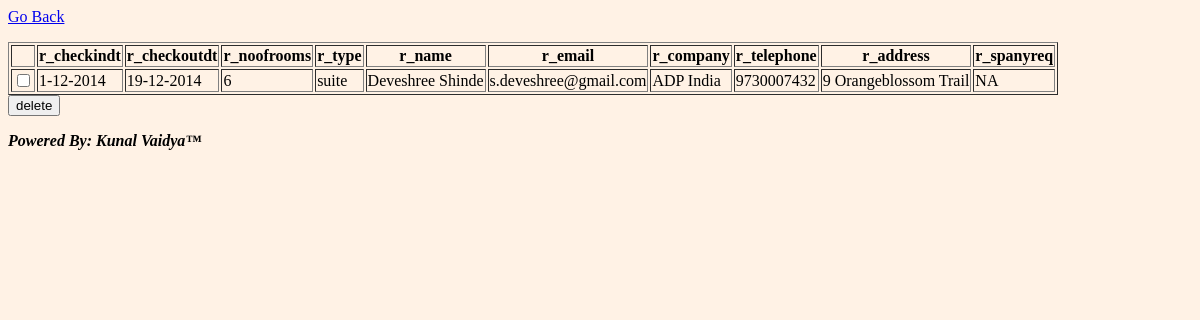
The page /delres.php on the database its author committed.
### tables this page shows
CREATE TABLE IF NOT EXISTS `reservation` (
  `r_id` int(30) NOT NULL DEFAULT '0',
  `r_chkindt` varchar(50) NOT NULL DEFAULT '',
  `r_chkoutdt` varchar(50) NOT NULL DEFAULT '',
  `r_rooms` varchar(20) NOT NULL DEFAULT '0',
  `r_type` varchar(20) NOT NULL DEFAULT '',
  `r_name` varchar(50) NOT NULL DEFAULT '',
  `r_email` varchar(100) NOT NULL DEFAULT '',
  `r_company` varchar(50) NOT NULL DEFAULT '',
  `r_phone` varchar(20) NOT NULL DEFAULT '0',
  `r_address` varchar(200) NOT NULL DEFAULT '',
  `r_spanyreq` varchar(200) NOT NULL DEFAULT ''
);

### delres.php (the view, shortened to what this page needs)
<html>
<head>
	<link rel="stylesheet" href="style.css" />
</head>
<body>
	<p><a href="reservation.php">Go Back</a></p>
<form action=deleres.php method=POST>
<?php
	$qrysel="select * from reservation";
	$rs=mysql_query($qrysel);
	echo "<table border=1>";
	echo "<tr>
		<th></th><th>r_checkindt</th><th>r_checkoutdt</th>
		<th>r_noofrooms</th><th>r_type</th><th>r_name</th>
		<th>r_email</th><th>r_company</th><th>r_telephone</th><th>r_address</th><th>r_spanyreq</th>
	</tr>";
	while($v=mysql_fetch_array($rs))
	{
		echo"<tr>";
		echo "<td><input type=checkbox name=chkd".$v['r_id']." value=".$v['r_id']."></td>";
		echo "<td>".$v[1]."</td>";
		echo "<td>".$v[2]."</td>";
		echo "<td><input type=hidden name=txtq".$v['r_id']." value=".$v['r_rooms'].">".$v['r_rooms']."</td>";
		echo "<td><input type=hidden name=txtt".$v['r_id']." value=".$v['r_type'].">".$v['r_type']."</td>";
		echo "<td>".$v[5]."</td>";
		echo "<td>".$v[6]."</td>";
		echo "<td>".$v[7]."</td>";
		echo "<td>".$v[8]."</td>";
		echo "<td>".$v[9]."</td>";
		echo "<td>".$v[10]."</td>";
		echo "</tr>";
	}
	echo "</table>";
?>
<input type="submit" name="s1" value="delete">
</form>
<marquee behavior=alternate><b><i>Powered By: Kunal Vaidya™</i></b></marquee>
</body>
</html>

### style.css (style rules this page uses)
body { background-color: #fff2e5; }
th { color:"white";background-color:"chocolate" }
td { color:"purple"; }
p { color: #7c0000; }

### rows shown on the page
reservation: r_chkindt "1-12-2014", r_chkoutdt "19-12-2014", r_rooms "6", r_type "suite", r_name "Deveshree Shinde", r_email "s.deveshree@gmail.com", r_company "ADP India", r_phone "9730007432", r_address "9 Orangeblossom Trail", r_spanyreq "NA"
